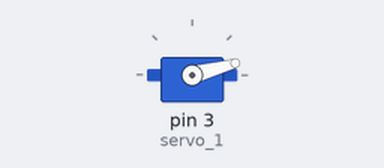
Simulated run of this sketch. Board: Arduino Uno, built with avr-gcc and run on an emulated ATmega328P. Parts: servo.

Above: at 0.05 s.
Timing chart, 0 to 4.6 s (numbered marks = the images above):
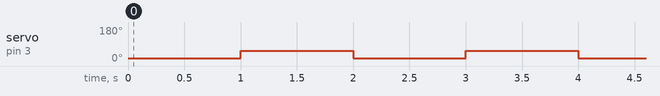

Measured:
- by itself, servo on pin 3 (servo_1): alternates 55° for 1.0 s and 15° for 1.0 s

The sketch:

teensyservo.ino
```cpp
#include <Servo.h>

int right = 55;;
int mid = 15;

Servo servo_1;

void setup()
{
  servo_1.attach(3, 500, 2500);
}

void loop()
{
    servo_1.write(mid);
    Serial.println(mid);
    delay(1000);

    servo_1.write(right);
    Serial.println(right);
    delay(1000);


}
```
